Frame 1 (no input): blank canvas, image omitted
Frame 60 (the mouse pressed at the canvas centre just before this capture): blank canvas, image omitted
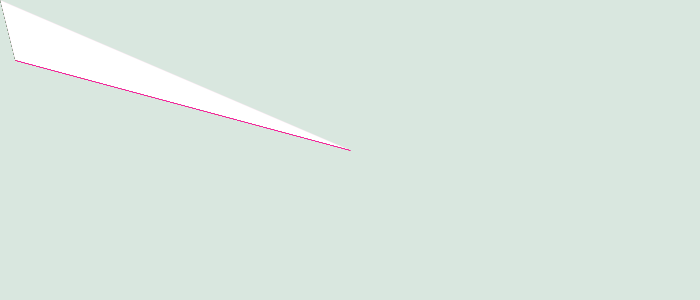
Frame 120 (the mouse held since frame 60 and released just before this capture)

The Processing sketch whose frames 1 and 60 were blank and that drew this single picture after the mouse press (run headless with seeded random() and noise(); from frame 60 on, the mouse is pressed at the canvas centre):

// Processing sketch: processing_11442
// ── processing_11442.pde





void setup(){
size(700,300);
smooth();
background(217,231,223);
frameRate(50);
}
void draw(){
stroke(mouseX, 35 , mouseY, 82);
float distance = dist(pmouseX, pmouseY, mouseX, mouseY);
float maxStroke = 20;
strokeWeight(maxStroke - constrain(distance, 20, maxStroke));
triangle(pmouseX, pmouseY, mouseX, mouseY, 15,60);
}
void mouseClicked(){
//dibuja rect. despues del click y cambia de color
rectMode(CENTER);
fill(mouseY, 160, mouseX);
noStroke();
rect(mouseX, mouseY, 90, 60);
}
void keyPressed(){
//presiona tecla para borrar el Background
background(192,200,183);
} 
 
 
